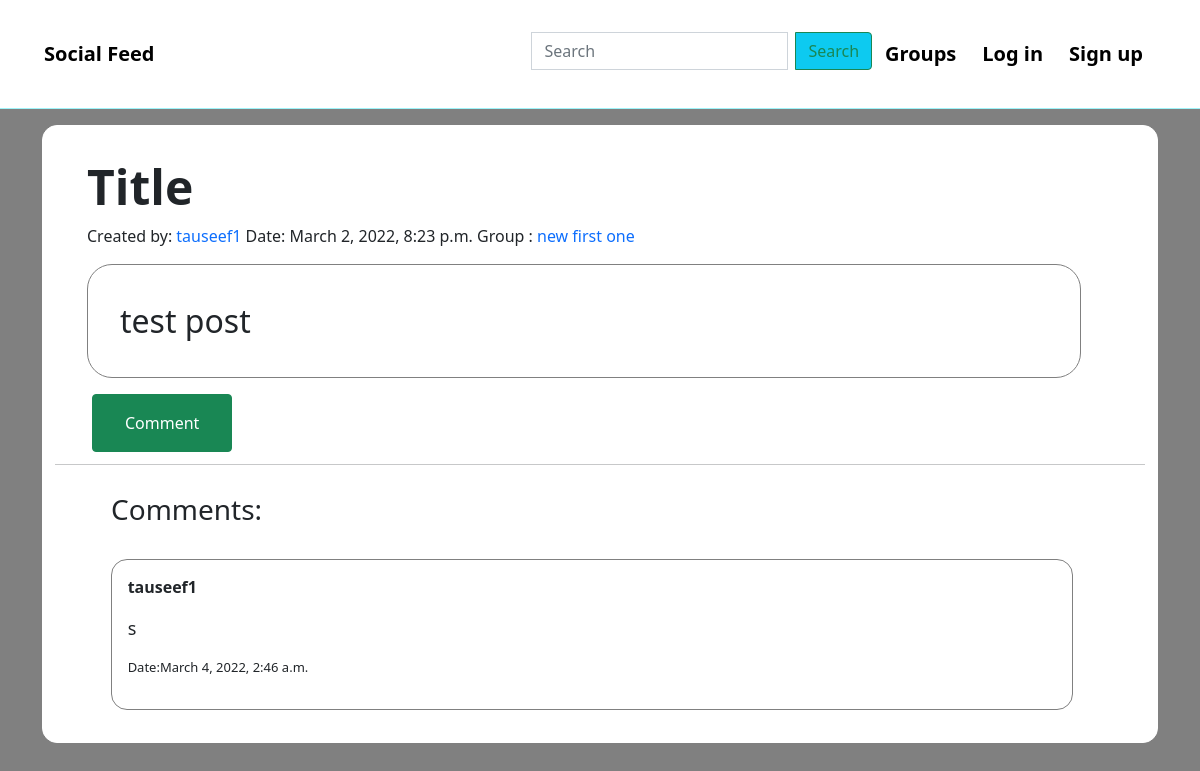
The app's page /posts/by/tauseef1/8/ with its own data.
### post/models.py (models this page shows, shortened)
class Post(models.Model):
    user = models.ForeignKey(User,related_name = "posts",on_delete=models.CASCADE)
    created_at = models.DateTimeField(auto_now=True)
    message = models.TextField()
    message_html = models.TextField(editable = False)
    group = models.ForeignKey(Group,related_name="posts",null=True,blank = True,on_delete=models.CASCADE)
    title = models.TextField(max_length=256,default="Title")
    class Meta:
        ordering = ["-created_at"]
        unique_together=["user","message"]

class Comment(models.Model):
    post = models.ForeignKey(Post,related_name="comments",on_delete=models.CASCADE)
    text = models.TextField()
    created_at = models.DateTimeField(auto_now=True)
    user=models.ForeignKey(User,related_name="comments",on_delete=models.CASCADE)
    class Meta:
        ordering = ["-created_at"]
        unique_together=["user","text"]

### group/models.py (models this page shows, shortened)
class Group(models.Model):
    name = models.CharField(max_length = 255,unique = True)
    slug = models.SlugField(allow_unicode=True,unique=True)
    description = models.TextField(blank=True, default='')
    description_html = models.TextField(editable=False,default='',blank=True)
    members = models.ManyToManyField(User,through="GroupMember")
    class Meta:
        ordering=["name"]

### post/views.py (the view)
# urls.py: path("by/<str:username>/<int:pk>/",views.PostDetail.as_view(),name="single"),
class PostDetail(SelectRelatedMixin,generic.DetailView):
    model = models.Post
    select_related = ("user","group")
    def get_queryset(self):
        queryset = super().get_queryset()
        return queryset.filter(
        user__username__iexact=self.kwargs.get("username")
        )

### post/templates/post/post_detail.html (shortened to what this page needs)
{% extends "post/post_base.html" %}
{% block post_content%}
<div class="col-mid-8" style = "background-color:white;margin-top:1em;border:1px white solid;border-radius:15px;">
  <div class="post_detail_entire" style = "margin-bottom:10px;">
  {% include "post/_post.html" %}
  </div>
  <hr style = "clear:both;margin-top:5%">
  <h3 style = "margin-left:2em;margin-top:1em;">Comments:</h3>
  <div class="container" style = "margin:2em;">
    {% if post.comments.all %}
      {% for comment in post.comments.all %}
        <div class="comment" style ="border:solid grey 1px;border-radius:1em; padding:1.5%;margin-bottom:10px;margin-right:5em;">
        <p><strong>{{comment.user.username}}</strong></p>
        <p style="font-size:large">{{comment.text|safe|linebreaksbr}}</p>
        <p style="font-size:small">Date:<time>{{comment.created_at}}</time></p>
        </div>
      {%endfor%}
    {% else %}
      <p>No comments posted </p>
    {% endif %}
  </div>
</div>
{% endblock %}

### post/templates/post/_post.html
<div class="container" style = "padding:1em;margin-top:1em;margin-left:1em;margin-right:1em;margin-bottom:.5em;">
  <h1 class = "post-title" style="font-size:xxx-large;font-weight:bolder;">{{post.title}}</h1>
  <p style = "font-size:medium">Created by: <a href="{% url 'post:for_user' username=post.user.username%}"style="text-decoration:none;"> {{post.user.username}}</a>
     Date: <time> {{post.created_at}} </time>
     {% if post.group and not hide_group %}
     Group : <a href="{% url 'group:single' slug=post.group.slug%}"style="text-decoration:none;">{{ post.group.name }}</a>
     {% endif %}
  </p>
  <p class = "post-text" style = "font-size:xx-large;padding:1em;border:1px solid grey;border-radius:25px;margin-right:2em;" >{{ post.message}}</p>
  {% if not hide_delete %}
    <div class="buttons" style = "display:block">
      {% if post.user == request.user%}
        <a href="{% url 'home' %}" class = "btn btn-success" style = "float:left;padding-right:2em;padding-left:2em;padding-top:1em;padding-bottom:1em;text-align:center;margin-right:5px;margin-left:2%;"> Done</a>
        <a href="{% url 'post:add_comment' pk=post.pk %}" class = "btn btn-success" style = "float:left;padding-right:2em;padding-left:2em;padding-top:1em;padding-bottom:1em;text-align:center;margin-left:25%;"> Comment</a>
        <a href="{% url 'post:delete' pk=post.pk %}" class = "btn btn-danger" style = "float:right;padding-right:2em;padding-left:2em;padding-top:1em;padding-bottom:1em;text-align:center;margin-right:10%"> Delete</a>
      {% else %}
        <a href="{% url 'post:add_comment' pk=post.pk %}" class = "btn btn-success" style = "float:left;padding-right:2em;padding-left:2em;padding-top:1em;padding-bottom:1em;text-align:center;margin-left:5px;"> Comment</a>
      {%endif%}
    </div>
  {% endif %}
</div>

### records on screen
Post: title "Title", user.username "tauseef1", created_at "March 2, 2022, 8:23 p.m.", group.name "new first one", message "test post"
Comment: user.username "tauseef1", text "s", created_at "March 4, 2022, 2:46 a.m."
